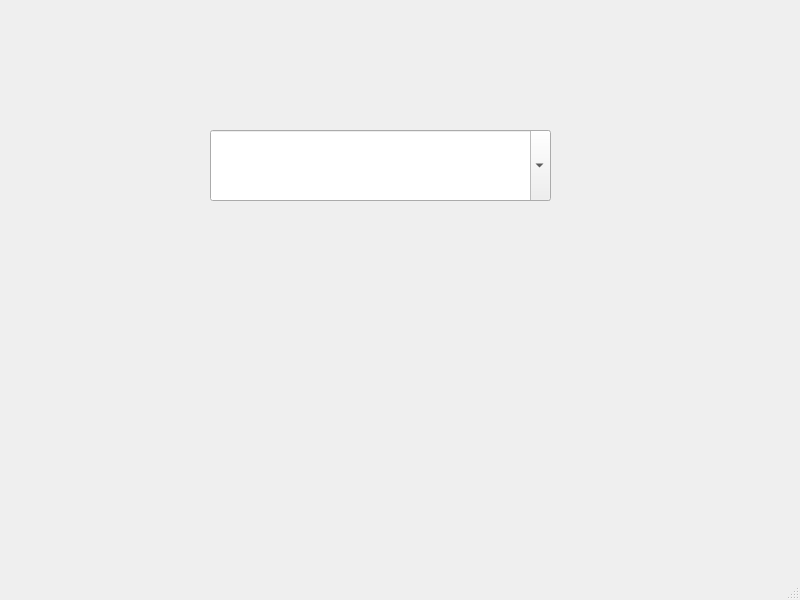
<?xml version="1.0" encoding="UTF-8"?>
<ui version="4.0">
 <class>MainWindow</class>
 <widget class="QMainWindow" name="MainWindow">
  <property name="geometry">
   <rect>
    <x>0</x>
    <y>0</y>
    <width>800</width>
    <height>600</height>
   </rect>
  </property>
  <property name="windowTitle">
   <string>MainWindow</string>
  </property>
  <widget class="QWidget" name="centralwidget">
   <widget class="QComboBox" name="cmbTest">
    <property name="geometry">
     <rect>
      <x>210</x>
      <y>130</y>
      <width>341</width>
      <height>71</height>
     </rect>
    </property>
    <property name="editable">
     <bool>true</bool>
    </property>
   </widget>
  </widget>
  <widget class="QMenuBar" name="menubar">
   <property name="geometry">
    <rect>
     <x>0</x>
     <y>0</y>
     <width>800</width>
     <height>26</height>
    </rect>
   </property>
  </widget>
  <widget class="QStatusBar" name="statusbar"/>
 </widget>
 <resources/>
 <connections/>
</ui>
